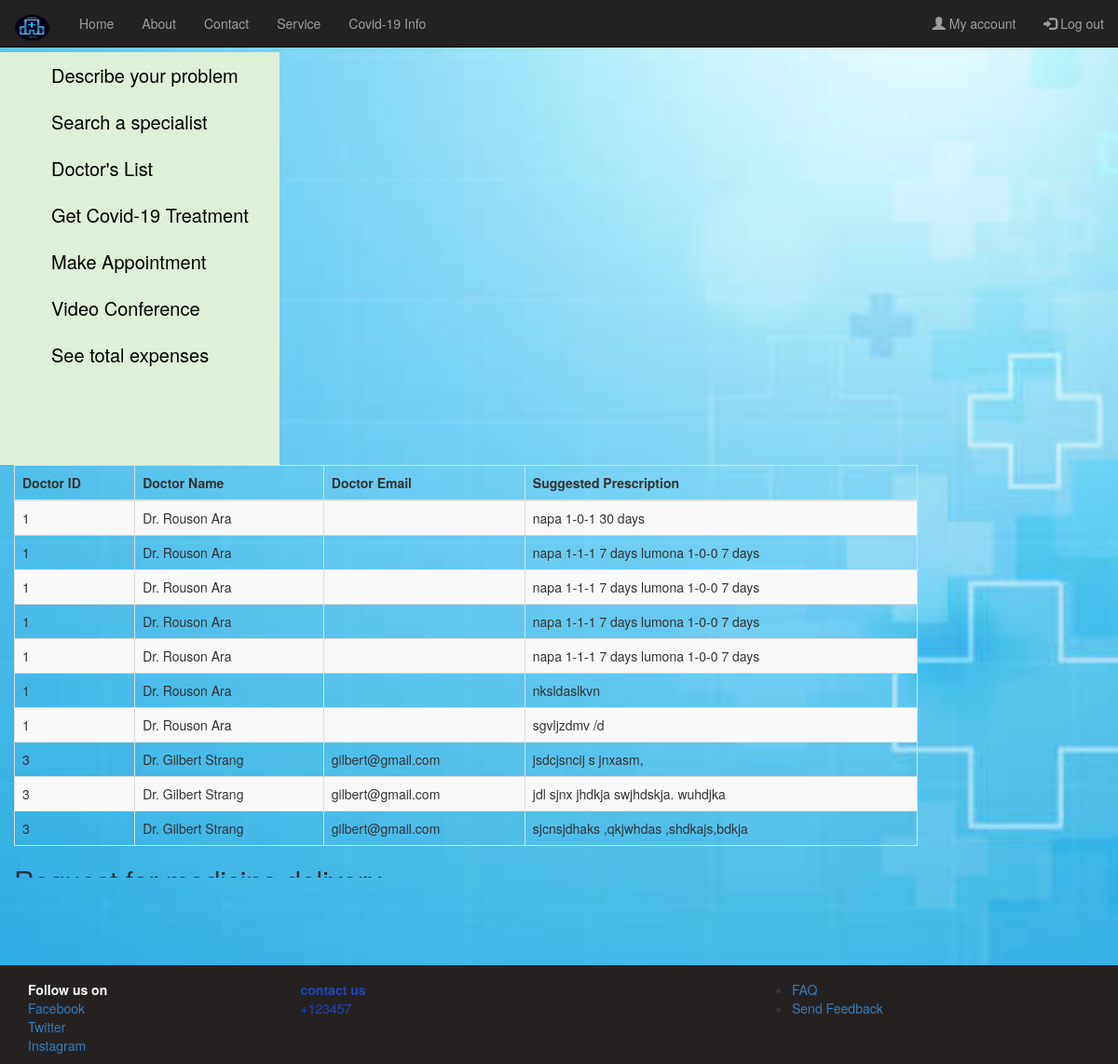
Screenshot of /medicineAndprescription.php (signed in) with the database file from the repository.
### tables this page shows
CREATE TABLE `prescription` (
  `id` int(11) NOT NULL,
  `doctor_id` int(11) NOT NULL,
  `doctor_name` varchar(255) NOT NULL,
  `doctor_email` varchar(255) NOT NULL,
  `patient_id` int(11) NOT NULL,
  `patient_email` varchar(255) NOT NULL,
  `prescription` text NOT NULL
);

### medicineAndprescription.php (the view, shortened to what this page needs)
<!DOCTYPE html>
<html lang="en">
<head>
  <link rel="stylesheet" href="https://maxcdn.bootstrapcdn.com/bootstrap/3.4.1/css/bootstrap.min.css">
  <link rel="stylesheet" href="showDoctorList.css">
</head>
<body>
<nav class="navbar navbar-inverse navbar-fixed-top">
  <div class="container-fluid">
    <div class="navbar-header">
      <a class="navbar-brand" href="hospital_demo1.html">
        <img src="image/brand.png" alt="Hospital logo" width="40px" height="30px">
      </a>
    </div>
    <ul class="nav navbar-nav">
      <li><a href="index.php">Home</a></li>
      <li><a href="aboutUs.php">About</a></li>
      <li><a href="contact.php">Contact</a></li>
      <li><a href="service.php">Service</a></li>
      <li><a href="covidInfo.php">Covid-19 Info</a></li>
    </ul>
    <ul class="nav navbar-nav navbar-right">
       <li> <a href="myAccountPatient.php"> <span class="glyphicon glyphicon-user"></span> My account </a> </li>
       <li> <a href="logout.php"> <span class="glyphicon glyphicon-log-in"></span> Log out </a>  </li>
    </ul>
  </div>
</nav>
<?php
  $session_user = $_SESSION['user_login'];
  $conn = mysqli_connect('localhost','root','','hospital_management_system');
  $sqls= "SELECT * FROM register WHERE Email='$session_user'";
  $results = mysqli_query($conn, $sqls);
  $rows = mysqli_fetch_assoc($results);
  $pid = $rows['id'];
    $sql = "SELECT * FROM prescription WHERE patient_id='$pid'";
    $result = mysqli_query($conn, $sql);
 ?>
<div class="mainbody">
  <div class="container-fluid">
    <div class="row">
      <br><br>
      <div id="sidebar" class="col-md-3 bg-success">
        <ul class="list-unstyled">
          <li> <a id="option1" href="homepagePatient.php">Describe your problem</a> </li>
          <li> <a id="option1" href="searchDoctor.php">Search a specialist</a> </li>
          <li> <a id="option1" href="showDoctorList.php">Doctor's List</a> </li>
          <li> <a id="option1" href="getCovidTreatment.php">Get Covid-19 Treatment</a> </li>
          <li> <a id="option3" href="manageAppointmentPatient.php">Make Appointment</a> </li>
          <li> <a id="option5" href="videoConfaPatient.php">Video Conference</a> </li>
          <li> <a id="option5" href="totalExpense.php">See total expenses</a> </li>
        </ul>
      </div>
      <div class="col-md-9 Table">
        <table class="table table-bordered table-hover table-striped">
          <thead>
            <tr>
            <th>Doctor ID </th>
            <th>Doctor Name</th>
            <th>Doctor Email</th>
            <th>Suggested Prescription</th>
          </tr>
          </thead>
          <tbody>
              <?php while($row= mysqli_fetch_assoc($result)) { ?>
            <tr>
              <td> <?php echo $row['doctor_id'] ?> </td>
              <td><?php echo $row['doctor_name'] ?></td>
              <td><?php echo $row['doctor_email'] ?></td>
              <td><?php echo $row['prescription'] ?></td>
            </tr>
          <?php } ?>
          </tbody>
        </table>
        <h2>Request for medicine delivery</h2>
      </div>
    </div>
  </div>
</div>
<div class="footer">
  <div class="container-fluid">
    <div class="container">
      <div class="row">
        <div class="col-md-3">
          <strong>Follow us on</strong> <br>
          <ul class="list-unstyled">
            <li> <a href="https://web.facebook.com/morsalina.kowmi/"> Facebook</a> </li>
            <li> <a href="#"> Twitter</a> </li>
            <li> <a href="#"> Instagram</a> </li>
          </ul>
        </div>
        <div class="col-md-5">
          <strong>contact us </strong> <br>
          +123457 <br>
      </div>
      <div class="col-md-4">
        <ul>
          <li> <a href="FAQ.php"> FAQ </a> </li>
          <li> <a href="#">Send Feedback</a> </li>
        </ul>
      </div>
    </div>
  </div>
</div>
</div>
</body>
</html>

### showDoctorList.css (style rules this page uses)
.mainbody { background-image: url(image/back_hos.jpg); width: 100%; height: calc(100vh - 106px); display: block; background-size: cover; background-repeat: no-repeat; }
#sidebar { height: 443px; }
#option1 { font-size: 20px; font-weight: 200; color: black; line-height: 50px; margin-left: 40px; margin-top: 30px; margin-bottom: 70px; }
#option3 { font-size: 20px; font-weight: 200; color: black; line-height: 50px; margin-left: 40px; margin-top: 30px; margin-bottom: 70px; }
#option5 { font-size: 20px; font-weight: 200; color: black; line-height: 50px; margin-left: 40px; margin-top: 30px; margin-bottom: 70px; }
.Table { overflow-y: scroll; width: 1000px; height: 443px; }
.footer { background-color: #252121; }
.row { margin-top: 16px; }
.col-md-3 { color:white; }
.col-md-5 { color: #1E44C0; }

### rows the page displays
prescription: doctor "1", doctor_name "Dr. Rouson Ara", prescription "napa 1-0-1 30 days"
prescription: doctor "1", doctor_name "Dr. Rouson Ara", prescription "napa 1-1-1 7 days lumona 1-0-0 7 days"
prescription: doctor "1", doctor_name "Dr. Rouson Ara", prescription "napa 1-1-1 7 days lumona 1-0-0 7 days"
prescription: doctor "1", doctor_name "Dr. Rouson Ara", prescription "napa 1-1-1 7 days lumona 1-0-0 7 days"
prescription: doctor "1", doctor_name "Dr. Rouson Ara", prescription "napa 1-1-1 7 days lumona 1-0-0 7 days"
prescription: doctor "1", doctor_name "Dr. Rouson Ara", prescription "nksldaslkvn"
prescription: doctor "1", doctor_name "Dr. Rouson Ara", prescription "sgvljzdmv /d"
prescription: doctor "3", doctor_name "Dr. Gilbert Strang", doctor_email "gilbert@gmail.com", prescription "jsdcjsncij s jnxasm,"
prescription: doctor "3", doctor_name "Dr. Gilbert Strang", doctor_email "gilbert@gmail.com", prescription "jdl sjnx jhdkja swjhdskja. wuhdjka"
prescription: doctor "3", doctor_name "Dr. Gilbert Strang", doctor_email "gilbert@gmail.com", prescription "sjcnsjdhaks ,qkjwhdas ,shdkajs,bdkja"
